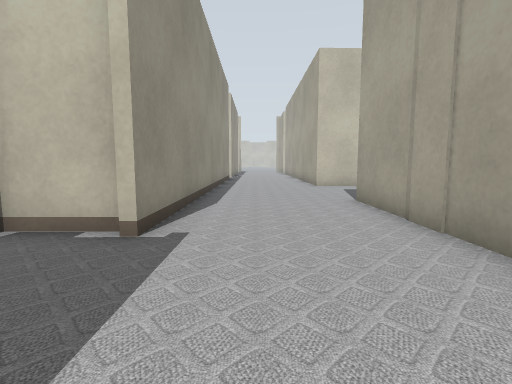
view 1 (above)

24 first-person views from a walk through a world built for the Gazebo simulator. The camera is 0.5 m above the floor, tilts 6° down and sees 85° across. Floor lines are 1 m apart. The floor is counted in squares, 0.5 m on a side. Each view is taken from the middle of a square. On the plan, view 1 faces up. The plan holds only what a view shows up to about 11 squares ahead; the rest is blank. The place goes on beyond the plan. Gazebo's built-in surfaces are drawn with simple patterns.

view 2
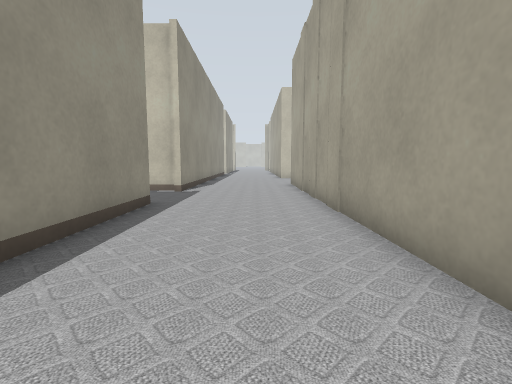

view 3
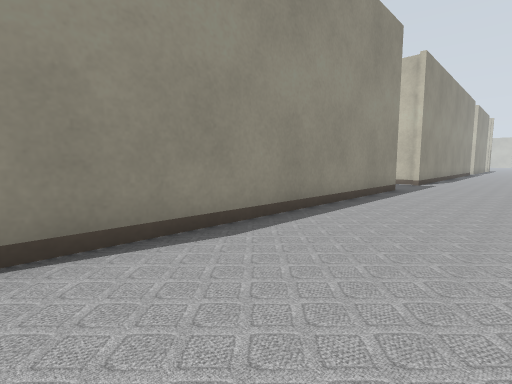

view 4
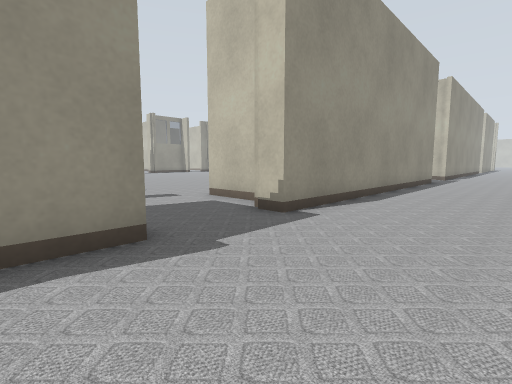

view 5
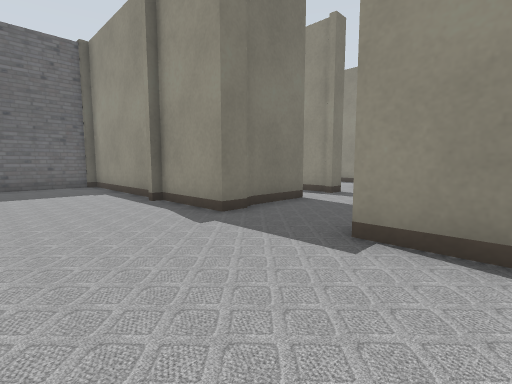

view 6
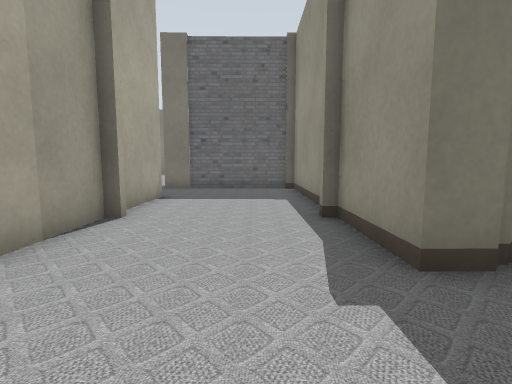

view 7
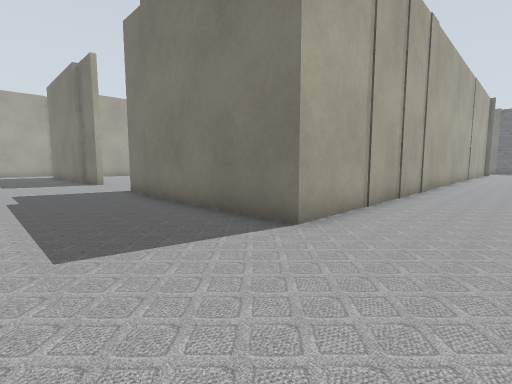

view 8
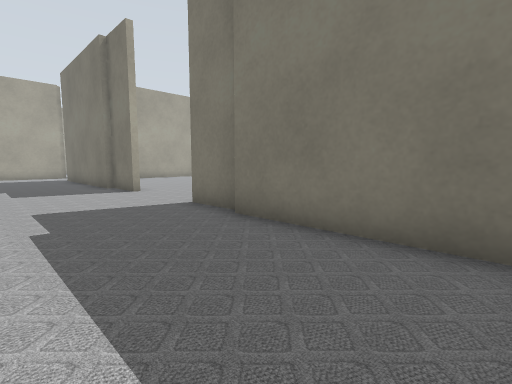

view 9
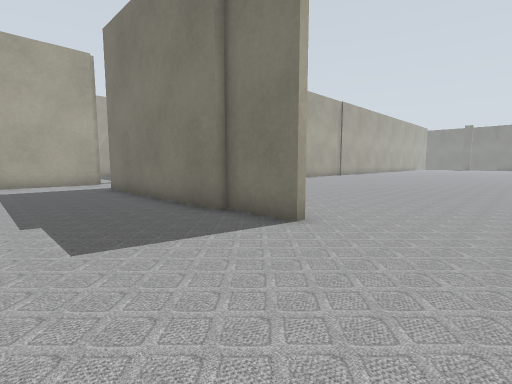

view 10
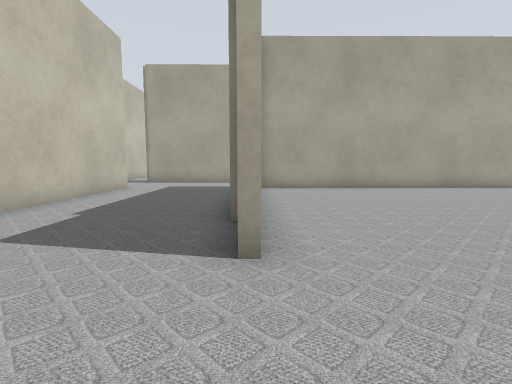

view 11
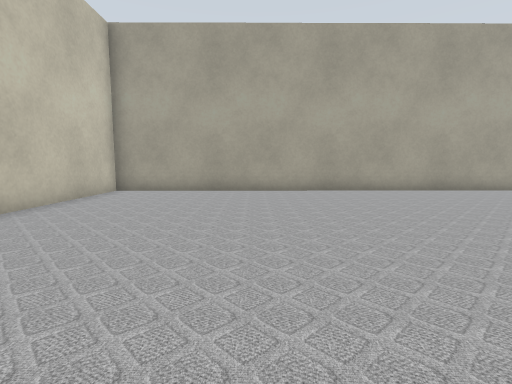

view 12
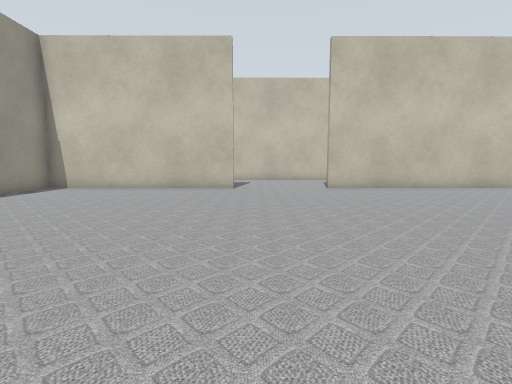

view 13
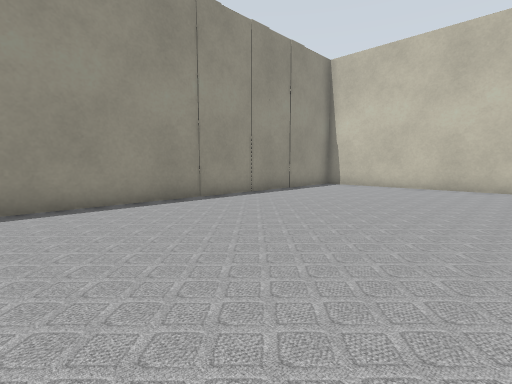

view 14
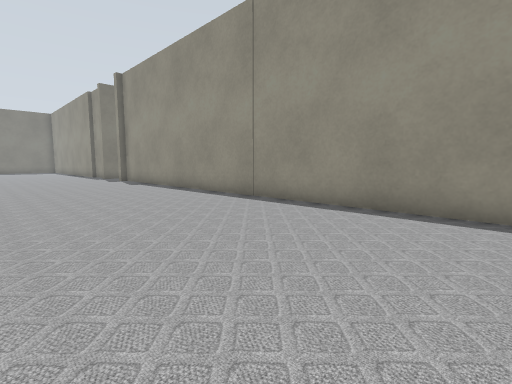

view 15
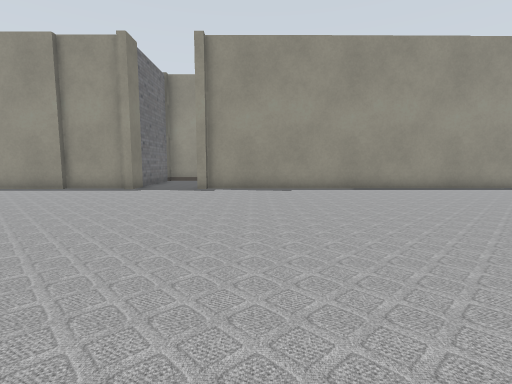

view 16
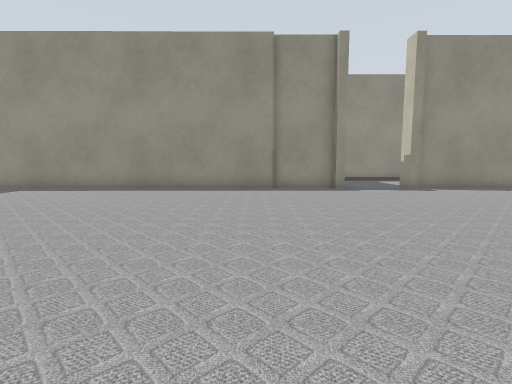

view 17
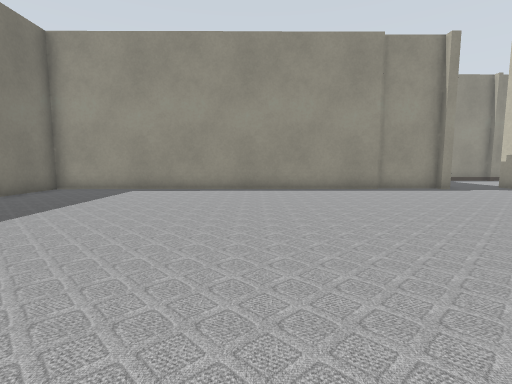

view 18
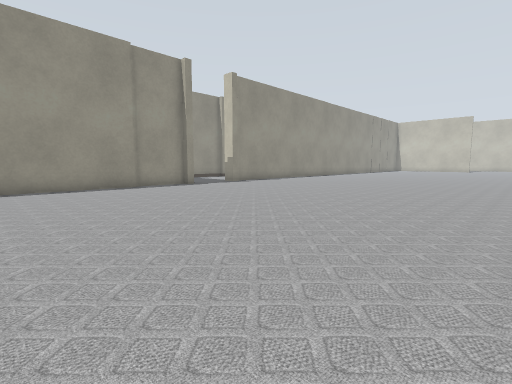

view 19
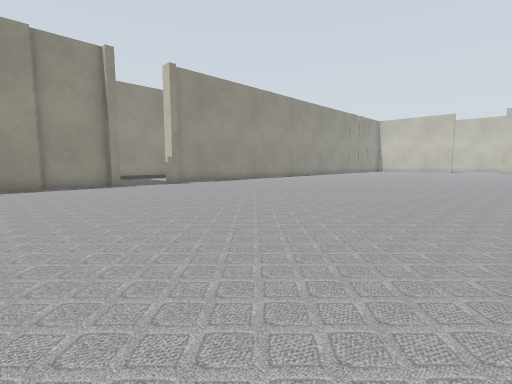

view 20
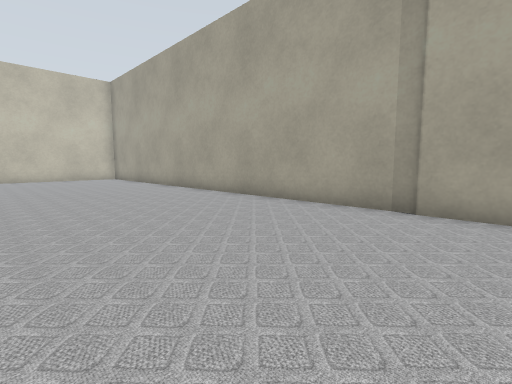

view 21
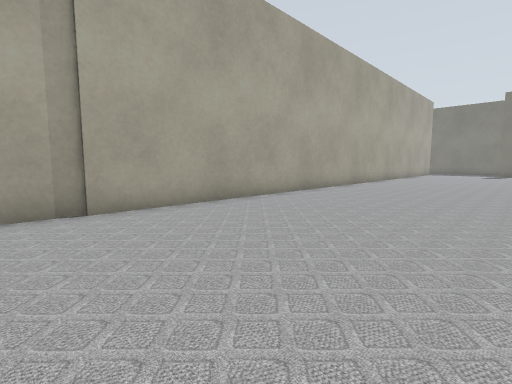

view 22
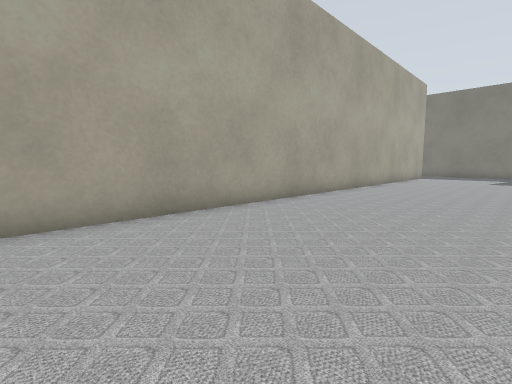

view 23
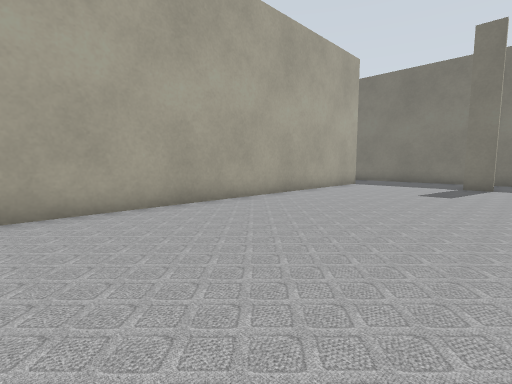

view 24
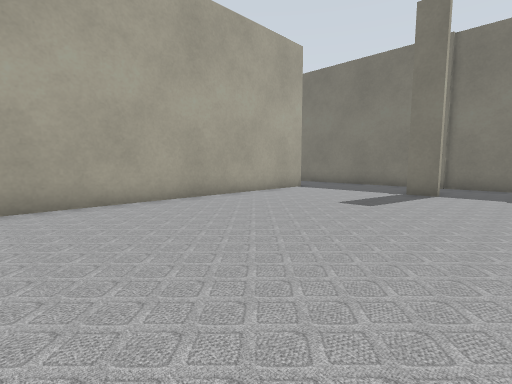

### Floor plan
Points are (right, up) in squares from view 1. A wall is a line through its corners. A room is listed if a view was taken in it or the views show most of it. See-through windows are left out.
Room 1 (views 1, 2, 3, 4, 5, 6, 7, 8, 9)
walls: (-1.6, 0.8) (-1.5, -10.7) (-2.5, -10.7); (-1.8, 4) (-3.8, 4); (2.7, -4.3) (2.7, 7.4) (8.3, 7.4); (8.4, 7.2) (10.2, 7.2); (-1.6, 11.2) (-1.6, 3.6); (-3.1, -9.9) (-5.3, -9.9); (13.8, 7.2) (15.8, 7.2); (-2.2, -13.5) (-1.5, -13.5) (-1.5, -16) (-1.1, -16); (15.7, 7.4) (22.3, 7.5); (-4.7, -13.7) (-2.5, -13.7); (2.8, -16) (2.8, -13.9); (-1.5, -16.8) (-1.5, -21.8) (2.6, -21.7); (2.8, -19.2) (2.8, -16.8); (22.3, 12.1) (16.5, 12.1); (25, 8.9) (25, 10.5)
ways out: opening at (3, -20.5) to room 2; opening at (12, 7) to room 2; gap at (-5, -10)
Room 2 (views 10, 11, 12, 13, 14, 15, 16, 17, 18, 19, 20, 21, 22, 23, 24)
walls: (3.4, -18.9) (3.4, -19.2) (2.8, -19.2); (3.1, -22) (3.2, -24.4); (2.6, -21.7) (3.6, -21.7); (3.4, -24.3) (3.5, -35.5); (16.9, -33.5) (17.9, -33.5); (10.2, 6.9) (3, 6.9) (3.1, -18.9); (22, -33) (21.8, 7) (13.8, 6.9)
ways out: opening at (3, -20.5) to room 1; opening at (12, 7) to room 1

Positions as (right, up) in squares from view 1, and headings:
1: (0, 0), facing up
2: (1, -6), facing up
3: (2, -10), facing up-left
4: (2, -15), facing up-left
5: (2, -9), facing down-left
6: (0, -11), facing down
7: (0, 11), facing down-right
8: (4, 11), facing down-right
9: (11, 11), facing down-right
10: (11, 7), facing right
11: (12, 2), facing right
12: (11, -4), facing up
13: (10, -5), facing up-left
14: (9, -3), facing down-left
15: (14, -17), facing left
16: (14, -25), facing left
17: (14, -29), facing left
18: (15, -29), facing up-left
19: (16, -26), facing up-left
20: (16, -11), facing up-right
21: (16, -8), facing down-right
22: (17, -14), facing down-right
23: (16, -21), facing down-right
24: (15, -24), facing down-right
